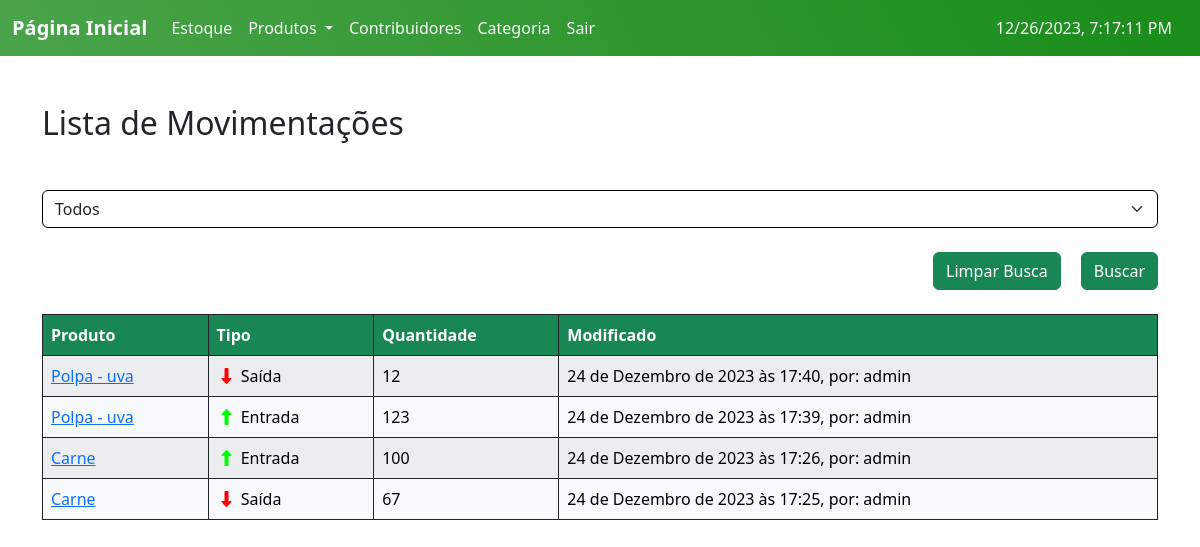
The app's page /Movimentos/ (signed in), older data.
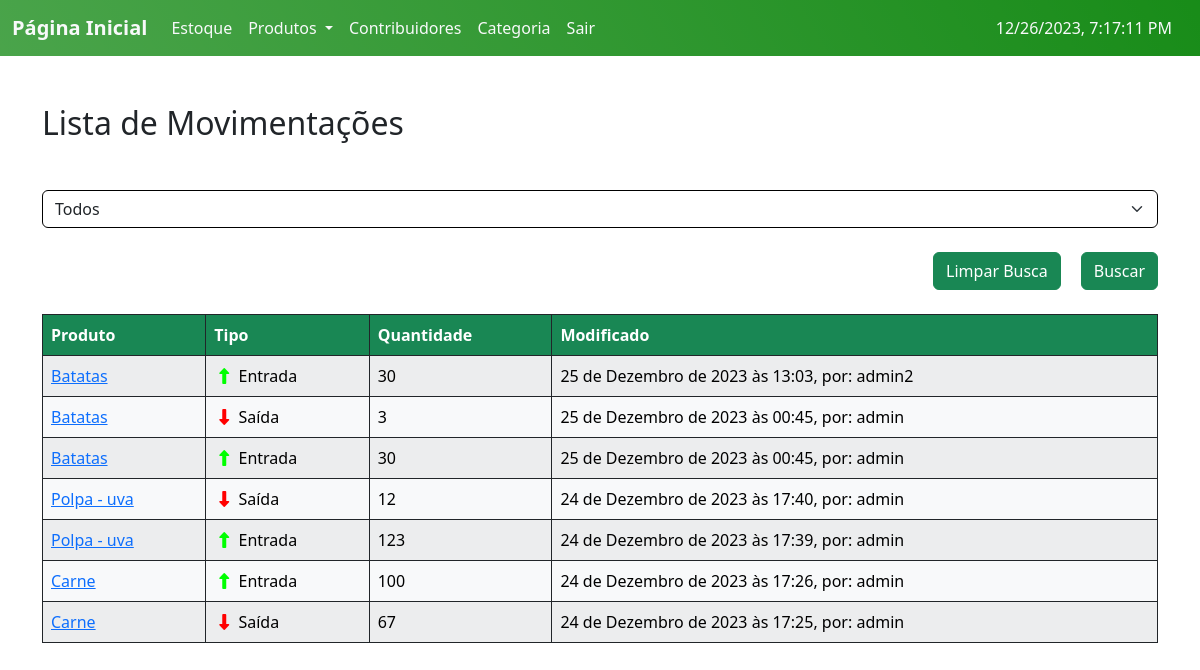
The same page, newer data.
### ABSJ/models.py (models this page shows, shortened)
class Movimento(models.Model):
    user = models.ForeignKey(User, on_delete=models.CASCADE)
    produto = models.ForeignKey(Produto, on_delete=models.CASCADE)
    quantidade = models.PositiveIntegerField()
    tipo = models.CharField(max_length=7, choices=MOVIMENTO)
    modificado = models.DateTimeField(auto_now=True)
    class Meta:
        ordering = ['-modificado']

class Produto(models.Model):
    user = models.ForeignKey(User, on_delete=models.CASCADE)
    categoria = models.ForeignKey(Categoria, on_delete=models.CASCADE, null=True)
    contribuidor = models.ForeignKey(Contribuidor, on_delete=models.CASCADE, null=True)
    produto = models.CharField(max_length=200)
    codigo = models.PositiveIntegerField(unique=True)
    estoque = models.PositiveIntegerField(default=0)
    validade = models.DateField()
    tempo_ultima_atualizacao = models.DateField(default=date.today)
    quantidade_dias = models.IntegerField(default=0)
    class Meta:
        ordering = ['produto']
    def __str__(self):
        return self.produto

### ABSJ/views.py (the view)
# urls.py: path('Movimentos/', v.movimento_list, name='Movimento_list'),
@login_required
def movimento_list(request):
    movimentos = m.Movimento.objects.all()
    tipo = request.GET.get('tipo')
    if tipo:
        movimentos = movimentos.filter(tipo=tipo)
    return render(request, 'list_Movimento.html', {'movimentos':movimentos})

### templates/list_Movimento.html (shortened to what this page needs)
{% extends 'home.html' %}
{% load static %}
{% block content %}
<div class="container mt-5">
  <h2 class="mb-5">Lista de Movimentações</h2>
  <form action="{% url 'Movimento_list' %}" method="GET">
    <select name="tipo" class="form-select mb-4">
      <option value="">Todos</option>
    </select>
    <div class="d-flex justify-content-end mb-4">
      <a class="btn btn-success"style="margin-right: 20px;" href="{% url 'Movimento_list' %}">Limpar Busca</a>
      <input class="btn btn-success" type="submit" value="Buscar">
    </div>
  </form>
  <div class="table-responsive">
    <table class="table table-striped table-bordered table-hover border-dark">
      <thead id="customTableHead" class="thead-dark table-custom">
        <tr>
          <th scope="col">Produto</th>
            <th scope="col" >Tipo</th>
            <th scope="col">Quantidade</th>
            <th scope="col">Modificado</th>
        </tr>
      </thead>
      <tbody>
        {% if movimentos %}
          {% for movimento in movimentos %}
            <tr class="table-light border-dark custom-links">
              <td><a href="{% url 'Produto_read' id=movimento.produto.id %}">{{ movimento.produto }}</a></td>
              <td>
                {% if movimento.tipo == 'Entrada' %}
                  <i class="fa-solid fa-up-long" style="color: #0f0; padding: 0 5px;"></i>
                  {{ movimento.tipo }}
                {% elif movimento.tipo == 'Saída' %}
                  <i class="fa-solid fa-down-long" style="color: #f00; padding: 0 5px;"></i>
                  {{ movimento.tipo }}
                {% endif %}
              </td>
              <td>{{ movimento.quantidade }}</td>
              <td>{{ movimento.modificado }}, por: {{ movimento.user }}</td>
            </tr>
          {% endfor %}
        {% else %}
          <tr>
            <td class="text-center p-5" colspan="5">Sem resultados encontrados :C</td>
          </tr>
        {% endif %}
      </tbody>
    </table>
  </div>
</div>
{% endblock %}

### templates/home.html (shortened to what this page needs)
{% load static %}
<!DOCTYPE html>
<html lang="pt-br">
<head>
    <link rel="stylesheet" type="text/css" href="{% static 'css/styles.css' %}">
    <link href="https://cdn.jsdelivr.net/npm/bootstrap@5.3.2/dist/css/bootstrap.min.css" rel="stylesheet">
</head>
<body>
    <nav class="navbar navbar-expand-lg bg-body-tertiary header">
        <div class="container-fluid">
          <a class="navbar-brand text-light" href="{% url 'home' %}">Página Inicial</a>
          <div class="collapse navbar-collapse" id="navbarSupportedContent">
            <ul class="navbar-nav me-auto mb-2 mb-lg-0">
              <li class="nav-item">
                <a class="nav-link active text-light" aria-current="page" href="{% url 'estoque' %}">Estoque</a>
              </li>
              {% if user.is_authenticated %}
              <li class="nav-item dropdown">
                <a class="nav-link dropdown-toggle  text-light" href="#" role="button" data-bs-toggle="dropdown" aria-expanded="false">
                  Produtos
                </a>
              </li>
              <li class="nav-item">
                <a class="nav-link text-light" href="{% url 'contribuidores' %}">Contribuidores</a>
              </li>
              <li class="nav-item text-light">
                <a class="nav-link text-light" href="{% url 'CategoriaForm' %}">Categoria</a>
              </li>
              <li class="nav-item">
                <form action="{% url 'logout' %}" method="POST">
                  <button type="submit" class="nav-link text-light">Sair</button>
                </form>
              </li>
              {% else %}
                <li class="nav-item">
                    <a class="nav-link text-light" href="{% url 'login' %}">Acessar</a>
                </li>
              {% endif %}
            </ul>
          </div>
          <div class="d-flex">
            <span class="navbar-text text-light me-3" id="data-atual">
          </span>
          </div>
        </div>
      </nav>
      {% block content %}{% endblock %}
</body>
</html>

### static/css/styles.css (style rules this page uses)
input.form-control, select.form-select { border-color: #000000; }
nav a { font-weight: bold; }
.header { position: relative; text-align: center; background: linear-gradient(60deg, rgba(0, 128, 0, 0.7) 0%, rgba(0, 128, 0, 0.9) 100%); color: white; }
#customTableHead th { background-color: #198754; color: #fff; }

Row changes from the older to the newer data that the page shows:
added Movimento: produto "Batatas", tipo "Entrada", quantidade "30", modificado "25 de Dezembro de 2023 às 13:03", user "admin2"
added Movimento: produto "Batatas", tipo "Saída", quantidade "3", modificado "25 de Dezembro de 2023 às 00:45", user "admin"
added Movimento: produto "Batatas", tipo "Entrada", quantidade "30", modificado "25 de Dezembro de 2023 às 00:45", user "admin"
